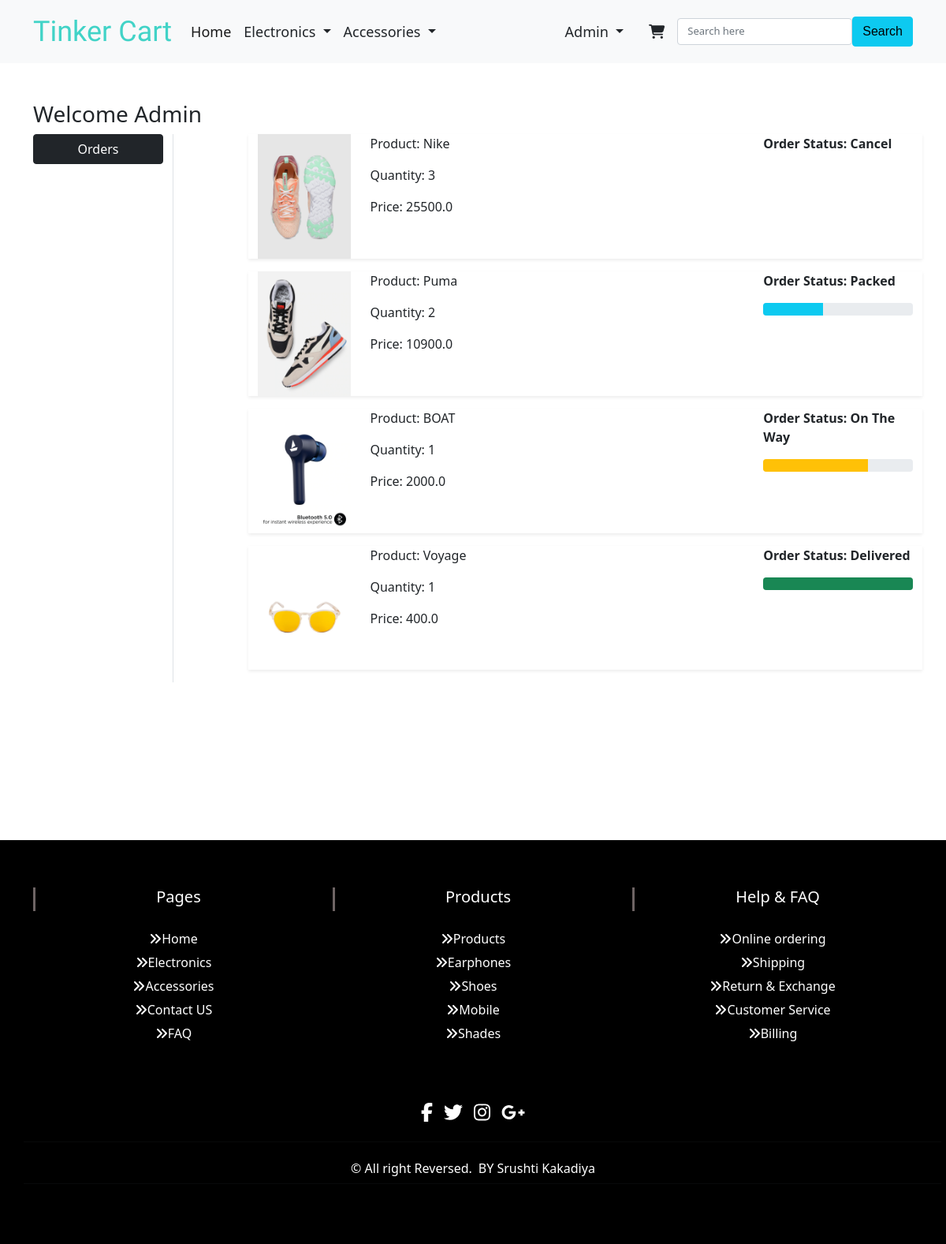
Screenshot of /orders/ (signed in) with the database file from the repository.
### app/models.py (models this page shows, shortened)
class OrderPlaced(models.Model):
 user = models.ForeignKey(User, on_delete=models.CASCADE)
 customer = models.ForeignKey(Customer, on_delete=models.CASCADE)
 product = models.ForeignKey(Product, on_delete=models.CASCADE)
 quantity = models.PositiveIntegerField(default=1)
 ordered_date = models.DateTimeField(auto_now_add=True)
 status = models.CharField(max_length=50,choices=STATUS_CHOICES,default='Pending')
 @property
 def total_cost(self):
   return self.quantity * self.product.discounted_price

class Product(models.Model):
 title = models.CharField(max_length=100)
 selling_price = models.FloatField()
 discounted_price = models.FloatField()
 description = models.TextField()
 brand = models.CharField(max_length=100)
 category = models.CharField( choices=CATEGORY_CHOICES, max_length=2)
 product_image0 = models.ImageField(upload_to='productimg', default="")
 product_image1= models.ImageField(upload_to='productimg', default="")

### app/views.py (the view)
# urls.py: path('orders/', views.orders, name='orders'),
@login_required
def orders(request):
	op = OrderPlaced.objects.filter(user=request.user)
	return render(request, 'app/orders.html', {'order_placed':op})

### app/templates/app/orders.html (shortened to what this page needs)
{% extends 'app/base.html' %}
{% load static %}
{% block main-content %}
<div class="container my-5">
 <div class="row">
 <h3>Welcome Admin</h3>
  <div class="col-sm-2 border-end">
   <ul class="list-unstyled">
    <li class="d-grid"><a href="{% url 'orders' %}" class="btn btn-dark">Orders</a></li>
   </ul>
  </div>
  <div class="col-sm-9 offset-sm-1">
  {% for op in order_placed %}
   <div class="row shadow-sm mb-3">
    <div class="col-sm-2">
     <img src="{{op.product.product_image0.url}}" alt="" srcset="" class="img-fluid" height="150" width="150">
    </div>
    <div class="col-sm-7">
     <p>Product: {{op.product.title}}</p>
     <p>Quantity: {{op.quantity}}</p>
     <p>Price: {{op.total_cost}}</p>
    </div>
    <div class="col-sm-3 fw-bold">
     <p>Order Status: {{op.status}}</p>
      {% if op.status == 'Packed' %}
      <div class="progress">
       <div class="progress-bar bg-info" role="progressbar" style="width: 40%" aria-valuenow="40" aria-valuemin="0" aria-valuemax="100"></div>
      </div>
      {% endif %}
      {% if op.status == 'On The Way' %}
      <div class="progress">
       <div class="progress-bar bg-warning" role="progressbar" style="width: 70%" aria-valuenow="70" aria-valuemin="0" aria-valuemax="100"></div>
      </div>
      {% endif %}
      {% if op.status == 'Delivered' %}
      <div class="progress">
       <div class="progress-bar bg-success" role="progressbar" style="width: 100%" aria-valuenow="100" aria-valuemin="0" aria-valuemax="100"></div>
      </div>
      {% endif %}
    </div>
   </div>
   {% endfor %}
  </div>
 </div>
</div>
{% endblock main-content %}

### app/templates/app/base.html (shortened to what this page needs)
<!doctype html>
{% load static %}
<html lang="en">
<head>
  <link href="//maxcdn.bootstrapcdn.com/bootstrap/4.0.0/css/bootstrap.min.css" rel="stylesheet" id="bootstrap-css">
  <link rel="stylesheet" href="https://stackpath.bootstrapcdn.com/font-awesome/4.7.0/css/font-awesome.min.css">
  <link href="https://cdn.jsdelivr.net/npm/bootstrap@5.0.0-beta1/dist/css/bootstrap.min.css" rel="stylesheet"
>
  <link rel="stylesheet" href="{% static 'app/css/owl.carousel.min.css' %}">
  <link rel="stylesheet" href="{% static 'app/css/all.min.css' %}">
  <link rel="stylesheet" href="{% static 'app/css/style.css' %}">
  <link rel="stylesheet" href="{% static 'app/css/style1.css' %}">
  <link rel="stylesheet" href="{% static 'app/css/footer.css' %}">
</head>
<body>
  <nav class="navbar navbar-expand-lg navbar-light bg-light" style="font-size:18px;">
    <div class="container">
      <a class="navbar-brand" style='color: rgb(29, 100, 94);' href="/">Tinker Cart</a>
      <div class="collapse navbar-collapse" id="navbarSupportedContent">
        <ul class="navbar-nav me-auto mb-2 mb-lg-0">
          <li class="nav-item ">
            <a class="nav-link active" aria-current="page" href="/">Home</a>
          </li>
          <li class="nav-item dropdown text-dark">
            <a class="nav-link dropdown-toggle text-dark" href="#" id="electronicsDropdown" role="button"
              data-bs-toggle="dropdown" aria-expanded="false">
              Electronics
            </a>
          </li>
          <li class="nav-item dropdown">
            <a class="nav-link dropdown-toggle text-dark" href="#" id="fashionDropdown" role="button"
              data-bs-toggle="dropdown" aria-expanded="false">
              Accessories
            </a>
          </li>
        </ul>
        <div>
          <ul class="navbar-nav me-auto mb-2 mb-lg-0">
            {% if request.user.is_authenticated %}
            <li class="nav-item dropdown mx-2">
              <a class="nav-link dropdown-toggle text-dark" href="#" id="profileDropdown" role="button"
                data-bs-toggle="dropdown" aria-expanded="false">
                {{request.user.username|capfirst}}
              </a>
            </li>
            <li class="nav-item mx-2">
              <a href="{% url 'showcart' %}" class="nav-link text-dark" style="font-size: large;"> <i class="fas fa-shopping-cart"
                  style="font-size: large;"></i> </a>
            </li>
            {% endif %}
          </ul>
        </div>
          <form class="form-inline" action="{% url 'search' %}" method="get">
            <input class="form-control mr-sm-0" type="search"  style="font-size: small;" placeholder="Search here" aria-label="Search">
            <button class="btn btn-info my-3 my-sm-0" style="font-size: medium; font-family: 'Lucida Sans', 'Lucida Sans Regular', 'Lucida Grande', 'Lucida Sans Unicode', Geneva, Verdana, sans-serif;" type="submit">Search</button>
          </form>
      </div>
    </div>
  </nav>
  {% block main-content %} {% endblock main-content %}
  <section id="footer" style="margin-top:25vh; position: relative;">
    <div class="container">
      <div class="row text-center text-xs-center text-sm-left text-md-left">
        <div class="col-xs-12 col-sm-4 col-md-4">
          <h5>Pages</h5>
          <ul class="list-unstyled quick-links" style="font-size:medium;">
            <li><a href="{% url 'orders' %}"><i class="fa fa-angle-double-right"></i>Home</a></li>
            <li><a href="{% url 'mobile' %}"><i class="fa fa-angle-double-right"></i>Electronics</a></li>
            <li><a href="{% url 'Shoes' %}"><i class="fa fa-angle-double-right"></i>Accessories</a></li>
            <li><a href="{% url 'home' %}"><i class="fa fa-angle-double-right"></i>Contact US</a>
            </li>
            <li><a href="{% url 'home' %}"><i class="fa fa-angle-double-right"></i>FAQ</a></li>
          </ul>
        </div>
        <div class="col-xs-12 col-sm-4 col-md-4">
          <h5>Products</h5>
          <ul class="list-unstyled quick-links" style="font-size: medium;">
            <li><a href="{% url 'home' %}"><i class="fa fa-angle-double-right"></i>Products</a></li>
            <li><a href="{% url 'mobile' %}"><i class="fa fa-angle-double-right"></i>Earphones</a></li>
            <li><a href="{% url 'Shoes' %}"><i class="fa fa-angle-double-right"></i>Shoes</a></li>
            <li><a href="{% url 'mobile' %}"><i class="fa fa-angle-double-right"></i>Mobile</a>
            </li>
            <li><a href="{% url 'Shoes' %}"><i class="fa fa-angle-double-right"></i>Shades</a></li>
          </ul>
        </div>
        <div class="col-xs-12 col-sm-4 col-md-4">
          <h5>Help & FAQ </h5>
          <ul class="list-unstyled quick-links" style="font-size: medium;">
            <li><a href="{% url 'home' %}"><i class="fa fa-angle-double-right"></i>Online ordering</a></li>
            <li><a href="{% url 'home' %}"><i class="fa fa-angle-double-right"></i>Shipping</a></li>
            <li><a href="{% url 'home' %}"><i class="fa fa-angle-double-right"></i>Return & Exchange</a></li>
            <li><a href="{% url 'home' %}"><i class="fa fa-angle-double-right"></i>Customer Service</a>
            </li>
            <li><a href="{% url 'home' %}" title="Design and developed by"><i
                  class="fa fa-angle-double-right"></i>Billing</a></li>
          </ul>
        </div>
      </div>
      <div class="row">
        <div class="col-xs-12 col-sm-12 col-md-12 mt-2 mt-sm-5" style="font-size:x-large;">
          <ul class="list-unstyled list-inline social text-center" >
            <li class="list-inline-item"><a href="https://www.facebook.com/"><i
                  class="fab fa-facebook-f"></i></a></li>
            <li class="list-inline-item"><a href="https://www.instagram.com/"><i
                  class="fab fa-twitter"></i></a></li>
            <li class="list-inline-item"><a href="https://twitter.com/?lang=en"><i
                  class="fab fa-instagram"></i></a></li>
            <li class="list-inline-item"><a href="https://myaccount.google.com/profile"><i
                  class="fab fa-google-plus-g"></i></a></li>
          </ul>
        </div>
        <hr>
      </div>
      <div class="row">
        <div class="col-xs-12 col-sm-12 col-md-12 mt-2 mt-sm-2 text-center text-white">
          <p class="h6">© All right Reversed.<a class="text-green ml-2" href="https://www.sunlimetech.com"
              target="_blank">BY Srushti Kakadiya</a></p>
        </div>
        <hr>
      </div>
    </div>
  </section>
</body>
</html>

### app/static/app/css/style.css (style rules this page uses)
.navbar-brand { color: rgb(65, 211, 199) !important; }

### app/static/app/css/footer.css (style rules this page uses)
section { padding: 60px 0; }
#footer { background: #000000 !important; }
#footer h5 { padding-left: 10px; border-left: 3px solid #6e6464; padding-bottom: 6px; margin-bottom: 20px; color: #ffffff; }
#footer a { color: #ffffff; text-decoration: none !important; background-color: transparent; -webkit-text-decoration-skip: objects; }
#footer ul.social li { padding: 3px 0; }
#footer ul.social li a, #footer ul.quick-links li a { color: #ffffff; }
#footer ul.quick-links li { padding: 3px 0; -webkit-transition: .5s all ease; -moz-transition: .5s all ease; transition: .5s all ease; }

### app/templates/app/base.html (style rules this page uses)
.navbar-brand { font-family: 'Pattaya', sans-serif; font-size: 36px; left: 0px; color: rgb(65, 211, 199); }
h5 { color: rgb(65, 211, 199); }

### rows the page displays
OrderPlaced: product.product_image0 (picture), product "Nike", quantity "3", total_cost "25500.0", status "Cancel"
OrderPlaced: product.product_image0 (picture), product "Puma", quantity "2", total_cost "10900.0", status "Packed"
OrderPlaced: product.product_image0 (picture), product "BOAT", quantity "1", total_cost "2000.0", status "On The Way"
OrderPlaced: product.product_image0 (picture), product "Voyage", quantity "1", total_cost "400.0", status "Delivered"

### other values shown
{{ request.user.username|capfirst }} "Admin"
